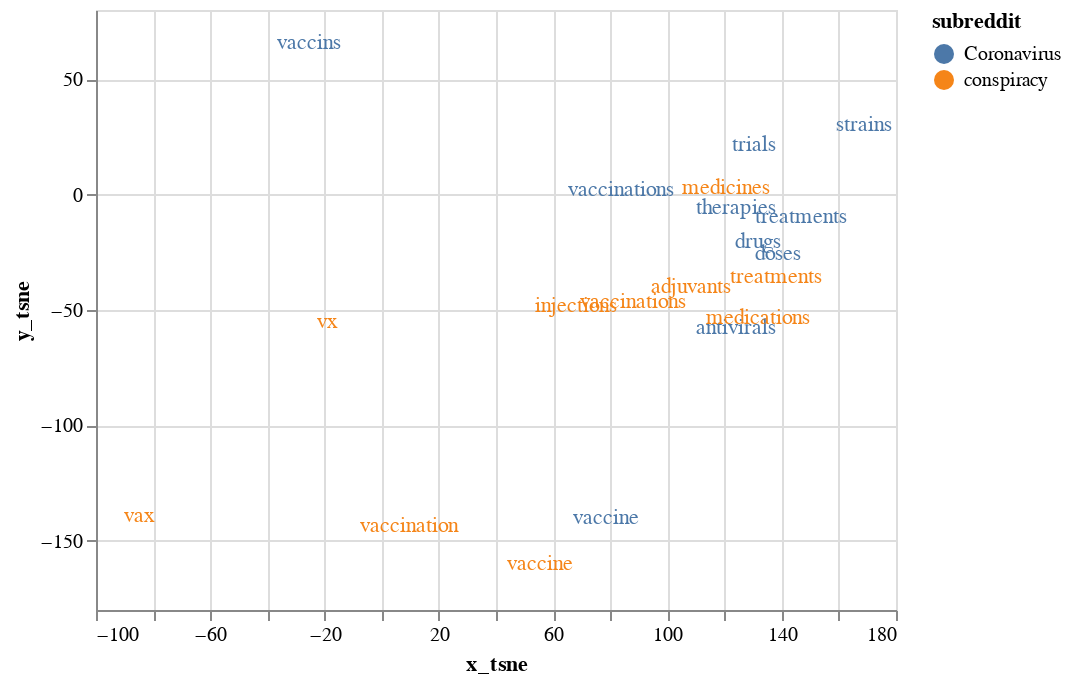

The cell this chart's notebook holds for it:
### Code cell
#data
chart_sims = (alt.Chart(nbs_sim).mark_text().encode(
		x='x_tsne:Q',
		y='y_tsne:Q',
		text='lex',
		color='subreddit:N'
	))

chart_sims

### Figure 1 — Vega-Lite specification as saved in the notebook (floating-point values rounded to 4 significant figures; data arrays with more than 128 entries replaced by an {"elided": "..."} marker saying what was removed)
{"config": {"view": {"continuousWidth": 400, "continuousHeight": 300}}, "data": {"name": "data-e410d0756e1029825353a5558ec2e6d3"}, "mark": "text", "encoding": {"color": {"field": "subreddit", "type": "nominal"}, "text": {"field": "lex", "type": "nominal"}, "x": {"field": "x_tsne", "type": "quantitative"}, "y": {"field": "y_tsne", "type": "quantitative"}}, "$schema": "https://vega.github.io/schema/vega-lite/v4.17.0.json", "datasets": {"data-e410d0756e1029825353a5558ec2e6d3": [{"lex": "vaccine", "type": "nb", "subreddit": "Coronavirus", "vec": {"elided": "300 float values"}, "sim": 0.7499, "freq": 109100.0, "x_tsne": 78.66, "y_tsne": -140.1}, {"lex": "vaccinations", "type": "nb", "subreddit": "Coronavirus", "vec": {"elided": "300 float values"}, "sim": 0.6918, "freq": 3305.0, "x_tsne": 83.72, "y_tsne": 2.206}, {"lex": "antivirals", "type": "nb", "subreddit": "Coronavirus", "vec": {"elided": "300 float values"}, "sim": 0.6233, "freq": 357.0, "x_tsne": 124.1, "y_tsne": -57.69}, {"lex": "treatments", "type": "nb", "subreddit": "Coronavirus", "vec": {"elided": "300 float values"}, "sim": 0.5975, "freq": 4737.0, "x_tsne": 146.9, "y_tsne": -9.912}, {"lex": "drugs", "type": "nb", "subreddit": "Coronavirus", "vec": {"elided": "300 float values"}, "sim": 0.5869, "freq": 13660.0, "x_tsne": 131.7, "y_tsne": -20.34}, {"lex": "therapies", "type": "nb", "subreddit": "Coronavirus", "vec": {"elided": "300 float values"}, "sim": 0.5775, "freq": 425.0, "x_tsne": 123.9, "y_tsne": -5.895}, {"lex": "doses", "type": "nb", "subreddit": "Coronavirus", "vec": {"elided": "300 float values"}, "sim": 0.569, "freq": 6558.0, "x_tsne": 138.6, "y_tsne": -25.6}, {"lex": "vaccins", "type": "nb", "subreddit": "Coronavirus", "vec": {"elided": "300 float values"}, "sim": 0.5475, "freq": 29.0, "x_tsne": -25.43, "y_tsne": 65.53}, {"lex": "trials", "type": "nb", "subreddit": "Coronavirus", "vec": {"elided": "300 float values"}, "sim": 0.5452, "freq": 10100.0, "x_tsne": 130.2, "y_tsne": 21.56}, {"lex": "strains", "type": "nb", "subreddit": "Coronavirus", "vec": {"elided": "300 float values"}, "sim": 0.5385, "freq": 3875.0, "x_tsne": 169.0, "y_tsne": 30.04}, {"lex": "vaccinations", "type": "nb", "subreddit": "conspiracy", "vec": {"elided": "300 float values"}, "sim": 0.8028, "freq": 3624.0, "x_tsne": 87.78, "y_tsne": -46.37}, {"lex": "vaccine", "type": "nb", "subreddit": "conspiracy", "vec": {"elided": "300 float values"}, "sim": 0.766, "freq": 112500.0, "x_tsne": 55.38, "y_tsne": -160.0}, {"lex": "vaccination", "type": "nb", "subreddit": "conspiracy", "vec": {"elided": "300 float values"}, "sim": 0.641, "freq": 7780.0, "x_tsne": 9.71, "y_tsne": -143.7}, {"lex": "treatments", "type": "nb", "subreddit": "conspiracy", "vec": {"elided": "300 float values"}, "sim": 0.6152, "freq": 4874.0, "x_tsne": 137.9, "y_tsne": -35.89}, {"lex": "medications", "type": "nb", "subreddit": "conspiracy", "vec": {"elided": "300 float values"}, "sim": 0.5977, "freq": 1614.0, "x_tsne": 131.6, "y_tsne": -53.59}, {"lex": "vx", "type": "nb", "subreddit": "conspiracy", "vec": {"elided": "300 float values"}, "sim": 0.5896, "freq": 68.0, "x_tsne": -18.98, "y_tsne": -55.16}, {"lex": "vax", "type": "nb", "subreddit": "conspiracy", "vec": {"elided": "300 float values"}, "sim": 0.5813, "freq": 3208.0, "x_tsne": -84.93, "y_tsne": -139.1}, {"lex": "injections", "type": "nb", "subreddit": "conspiracy", "vec": {"elided": "300 float values"}, "sim": 0.5693, "freq": 795.0, "x_tsne": 67.99, "y_tsne": -48.3}, {"lex": "adjuvants", "type": "nb", "subreddit": "conspiracy", "vec": {"elided": "300 float values"}, "sim": 0.568, "freq": 199.0, "x_tsne": 108.3, "y_tsne": -39.94}, {"lex": "medicines", "type": "nb", "subreddit": "conspiracy", "vec": {"elided": "300 float values"}, "sim": 0.5654, "freq": 1208.0, "x_tsne": 120.5, "y_tsne": 2.791}]}}
